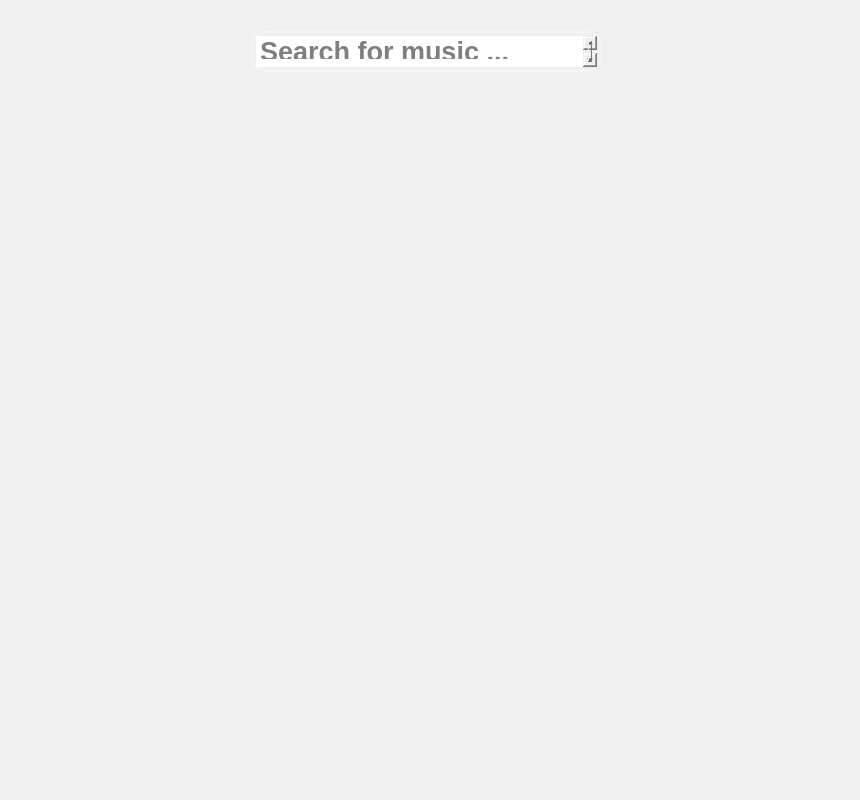
<?xml version="1.0" encoding="UTF-8"?>
<ui version="4.0">
 <class>Form</class>
 <widget class="QWidget" name="Form">
  <property name="geometry">
   <rect>
    <x>0</x>
    <y>0</y>
    <width>860</width>
    <height>800</height>
   </rect>
  </property>
  <property name="sizePolicy">
   <sizepolicy hsizetype="Fixed" vsizetype="Fixed">
    <horstretch>0</horstretch>
    <verstretch>0</verstretch>
   </sizepolicy>
  </property>
  <property name="minimumSize">
   <size>
    <width>860</width>
    <height>800</height>
   </size>
  </property>
  <property name="maximumSize">
   <size>
    <width>860</width>
    <height>800</height>
   </size>
  </property>
  <property name="font">
   <font>
    <family>Arial</family>
    <pointsize>18</pointsize>
   </font>
  </property>
  <property name="windowTitle">
   <string>Form</string>
  </property>
  <layout class="QVBoxLayout" name="verticalLayout">
   <item>
    <widget class="QWidget" name="player" native="true">
     <widget class="QLabel" name="background_inner">
      <property name="geometry">
       <rect>
        <x>0</x>
        <y>0</y>
        <width>812</width>
        <height>752</height>
       </rect>
      </property>
      <property name="styleSheet">
       <string notr="true">border-image: url(:/background/background.jpg);
border-radius:15px;</string>
      </property>
      <property name="text">
       <string/>
      </property>
     </widget>
     <widget class="QTextEdit" name="searchbar">
      <property name="geometry">
       <rect>
        <x>240</x>
        <y>20</y>
        <width>351</width>
        <height>41</height>
       </rect>
      </property>
      <property name="font">
       <font>
        <family>Arial</family>
        <pointsize>20</pointsize>
        <weight>75</weight>
        <bold>true</bold>
       </font>
      </property>
      <property name="styleSheet">
       <string notr="true">border:2px solid rgba(255,255,255,75);
color:rgba(255.255.255,75);
padding:3px;
border-radius:15px;</string>
      </property>
      <property name="html">
       <string>&lt;!DOCTYPE HTML PUBLIC &quot;-//W3C//DTD HTML 4.0//EN&quot; &quot;http://www.w3.org/TR/REC-html40/strict.dtd&quot;&gt;
&lt;html&gt;&lt;head&gt;&lt;meta name=&quot;qrichtext&quot; content=&quot;1&quot; /&gt;&lt;style type=&quot;text/css&quot;&gt;
p, li { white-space: pre-wrap; }
&lt;/style&gt;&lt;/head&gt;&lt;body style=&quot; font-family:'Arial'; font-size:20pt; font-weight:600; font-style:normal;&quot;&gt;
&lt;p style=&quot;-qt-paragraph-type:empty; margin-top:0px; margin-bottom:0px; margin-left:0px; margin-right:0px; -qt-block-indent:0; text-indent:0px; font-weight:400;&quot;&gt;&lt;br /&gt;&lt;/p&gt;&lt;/body&gt;&lt;/html&gt;</string>
      </property>
      <property name="placeholderText">
       <string>Search for music ...</string>
      </property>
     </widget>
    </widget>
   </item>
  </layout>
 </widget>
 <resources>
  <include location="../images/resource.qrc"/>
 </resources>
 <connections/>
</ui>
